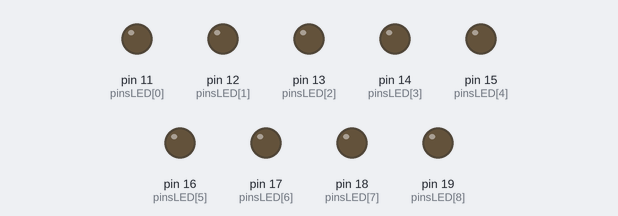
This program was run on a simulated Arduino Mega 2560, built with avr-gcc and run on an emulated ATmega2560. On the bench: output pins drawn as LEDs (lit = HIGH). What the program prints to the serial monitor is not drawn.

Above: at 1.1 s.
At 3.32 s:
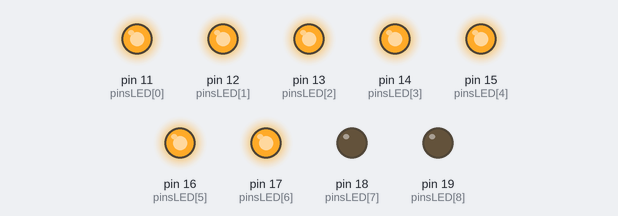
At 5.47 s:
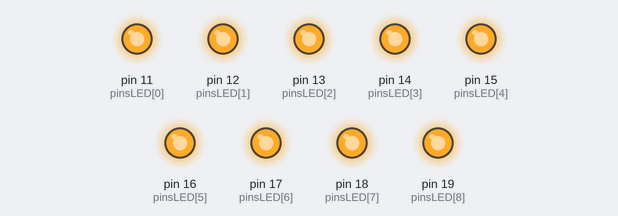
At 10.12 s:
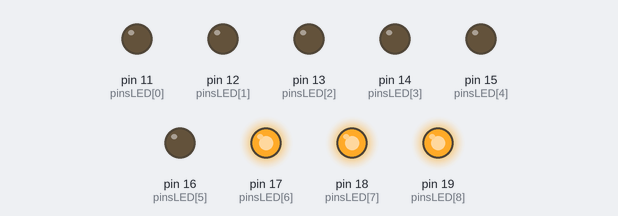
At 14.57 s:
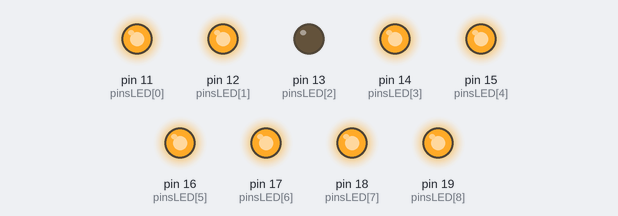
At 19.07 s:
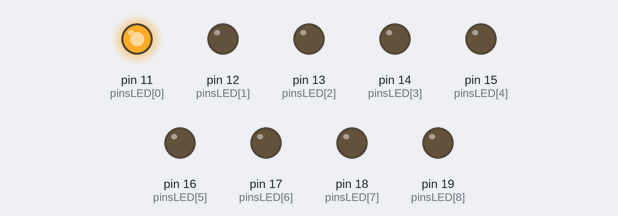
Timing chart, 0 to 19.4 s (numbered marks = the images above):
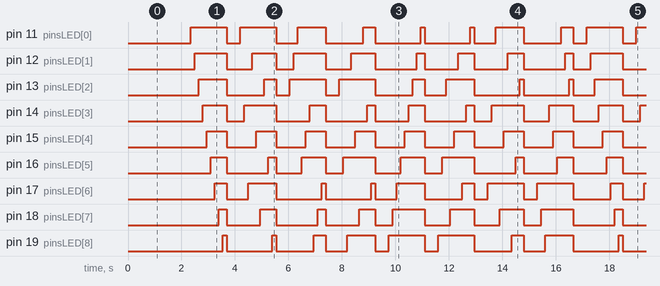

Measured:
- by itself, pin 15 (pinsLED[4]): alternates HIGH for 0.75 s and LOW for 1.1 s
- by itself, pin 11 (pinsLED[0]): repeats every 14.8 s: LOW 0.50 s, HIGH 1.4 s, LOW 0.80 s, HIGH 1.0 s, LOW 1.4 s, HIGH 0.45 s, 2 × (LOW 1.7 s, HIGH 0.15 s), LOW 0.80 s, HIGH 1.1 s, LOW 1.4 s, HIGH 0.45 s, LOW 0.50 s, HIGH 1.4 s
- by itself, pin 13 (pinsLED[2]): repeats every 14.8 s: LOW 1.4 s, HIGH 0.45 s, LOW 0.50 s, HIGH 1.3 s, LOW 0.50 s, HIGH 1.4 s, LOW 1.4 s, HIGH 0.45 s, LOW 0.80 s, HIGH 1.1 s, 2 × (LOW 1.7 s, HIGH 0.15 s), LOW 0.80 s, HIGH 1.1 s

The program:

main.cpp
```cpp
#include <Arduino.h>
// ::::::: PIN DEF :::::::::::::: PIN DEF :::::::::::::: PIN DEF :::::::::::::: PIN DEF :::::::::::::: PIN DEF :::::::
// -----LED pins on board that controls the 9px TV. Make sure it's correct!-----
const int pinsLED[9] = {11,12,13,14,15,16,17,18,19};

// -----Initialize-----
int i;
int j;
unsigned int counter = 0;
const int nStim = 9;

// -----ITI-----
const int tITI = 500;
const int blockSize = 8;

// -----Stimulus step time-----
const int tS1 = 150;

// -----Stimulus vectors (modulo snake patterns)-----
const int vecStim[blockSize][nStim] = {
  {1,2,3,4,5,6,7,8,9},
  {1,4,7,2,5,8,3,6,9},
  {3,2,1,6,5,4,9,8,7},
  {3,6,9,2,5,8,1,4,7},
  {9,8,7,6,5,4,3,2,1},
  {9,6,3,8,5,2,7,4,1},
  {7,4,1,8,5,2,9,6,3},
  {7,8,9,4,5,6,1,2,3}
};
int vecPins[blockSize][nStim];
int S1pins[nStim];

// -----Timer parameters-----
unsigned long pTimer;
unsigned long tTimer;
bool doTime = false;

int state = 2; // Start with defining S1pins at beginning of block
int nextstate = 0;
int trials = 0;

//::::::: FUNCTIONS :::::::::::::: FUNCTIONS :::::::::::::: FUNCTIONS :::::::::::::: FUNCTIONS :::::::
// f(state transition)-----
void transition(int n){
  state = -1;     // Reset state to default
  nextstate = n;  // Advance state index
}

// f(output pin toggle)-----
void output(int ppins[], int n, char direction)
{
  for(i = 0; i < n; i++){
    digitalWrite(ppins[i], direction);
  }
}

// f(background timer)-----
void bgtimer(int tDur)
{
  doTime = true;
  pTimer = millis();
  tTimer = tDur;
}

// ::::::: SETUP :::::::::::::: SETUP :::::::::::::: SETUP :::::::::::::: SETUP :::::::::::::: SETUP :::::::
void setup() {
  // Open serial port
  Serial.begin(9600);
  // Get pin n
  int nPins = sizeof(pinsLED)/sizeof(pinsLED[0]);
  // Assign pins to the different stimuli
  for(int i = 0; i < blockSize; i++){
    for(int j = 0; j < nStim; j++){
      vecPins[i][j] = pinsLED[vecStim[i][j]-1];
    }
  }
  // Set pinmodes to output
  for (i = 0; i <= nPins; i++){
    pinMode(pinsLED[i],OUTPUT);
  }
  // Wait with next stage until serial monitor is running
  while (!Serial);
}


// ::::::: Loop :::::::::::::: Loop :::::::::::::: Loop :::::::::::::: Loop :::::::::::::: Loop :::::::
void loop() {
  // Run block
  // ..........Timer..........
  if (millis() - pTimer >= tTimer){
    state = nextstate; // Trigger state transition via switch cases below
    doTime = false; // Reset timer
  }

  // ******************** State transitions ********************
  switch (state)
  {
    case 0: // ITI timer start
      bgtimer(tITI); // Start timer
      transition(1); // Advance state index
      Serial.print("0");
      break;
    case 1: // Stimulus ON
      if (counter == nStim){
        counter = 0;
        transition(2); // Advance state index
        state = nextstate;
        output(S1pins,nStim,LOW);
        break;
      }
      bgtimer(tS1); // Start timer
      digitalWrite(S1pins[counter], HIGH); // activate(pins);
      transition(1); // Advance state index
      counter++;
      Serial.print("1");
      break;
    case 2: // New stimulus, define S1pins
      for (i = 0; i < nStim; i++){
        S1pins[i] = vecPins[trials][i];
      }
      transition(0); // Advance state index
      Serial.println("2");
      Serial.print(trials);
      Serial.print(":");
      trials++;
      if (trials == blockSize){
        trials = 0;
      }
    default: // Default stay out of switches
      break;
  }
}
```
